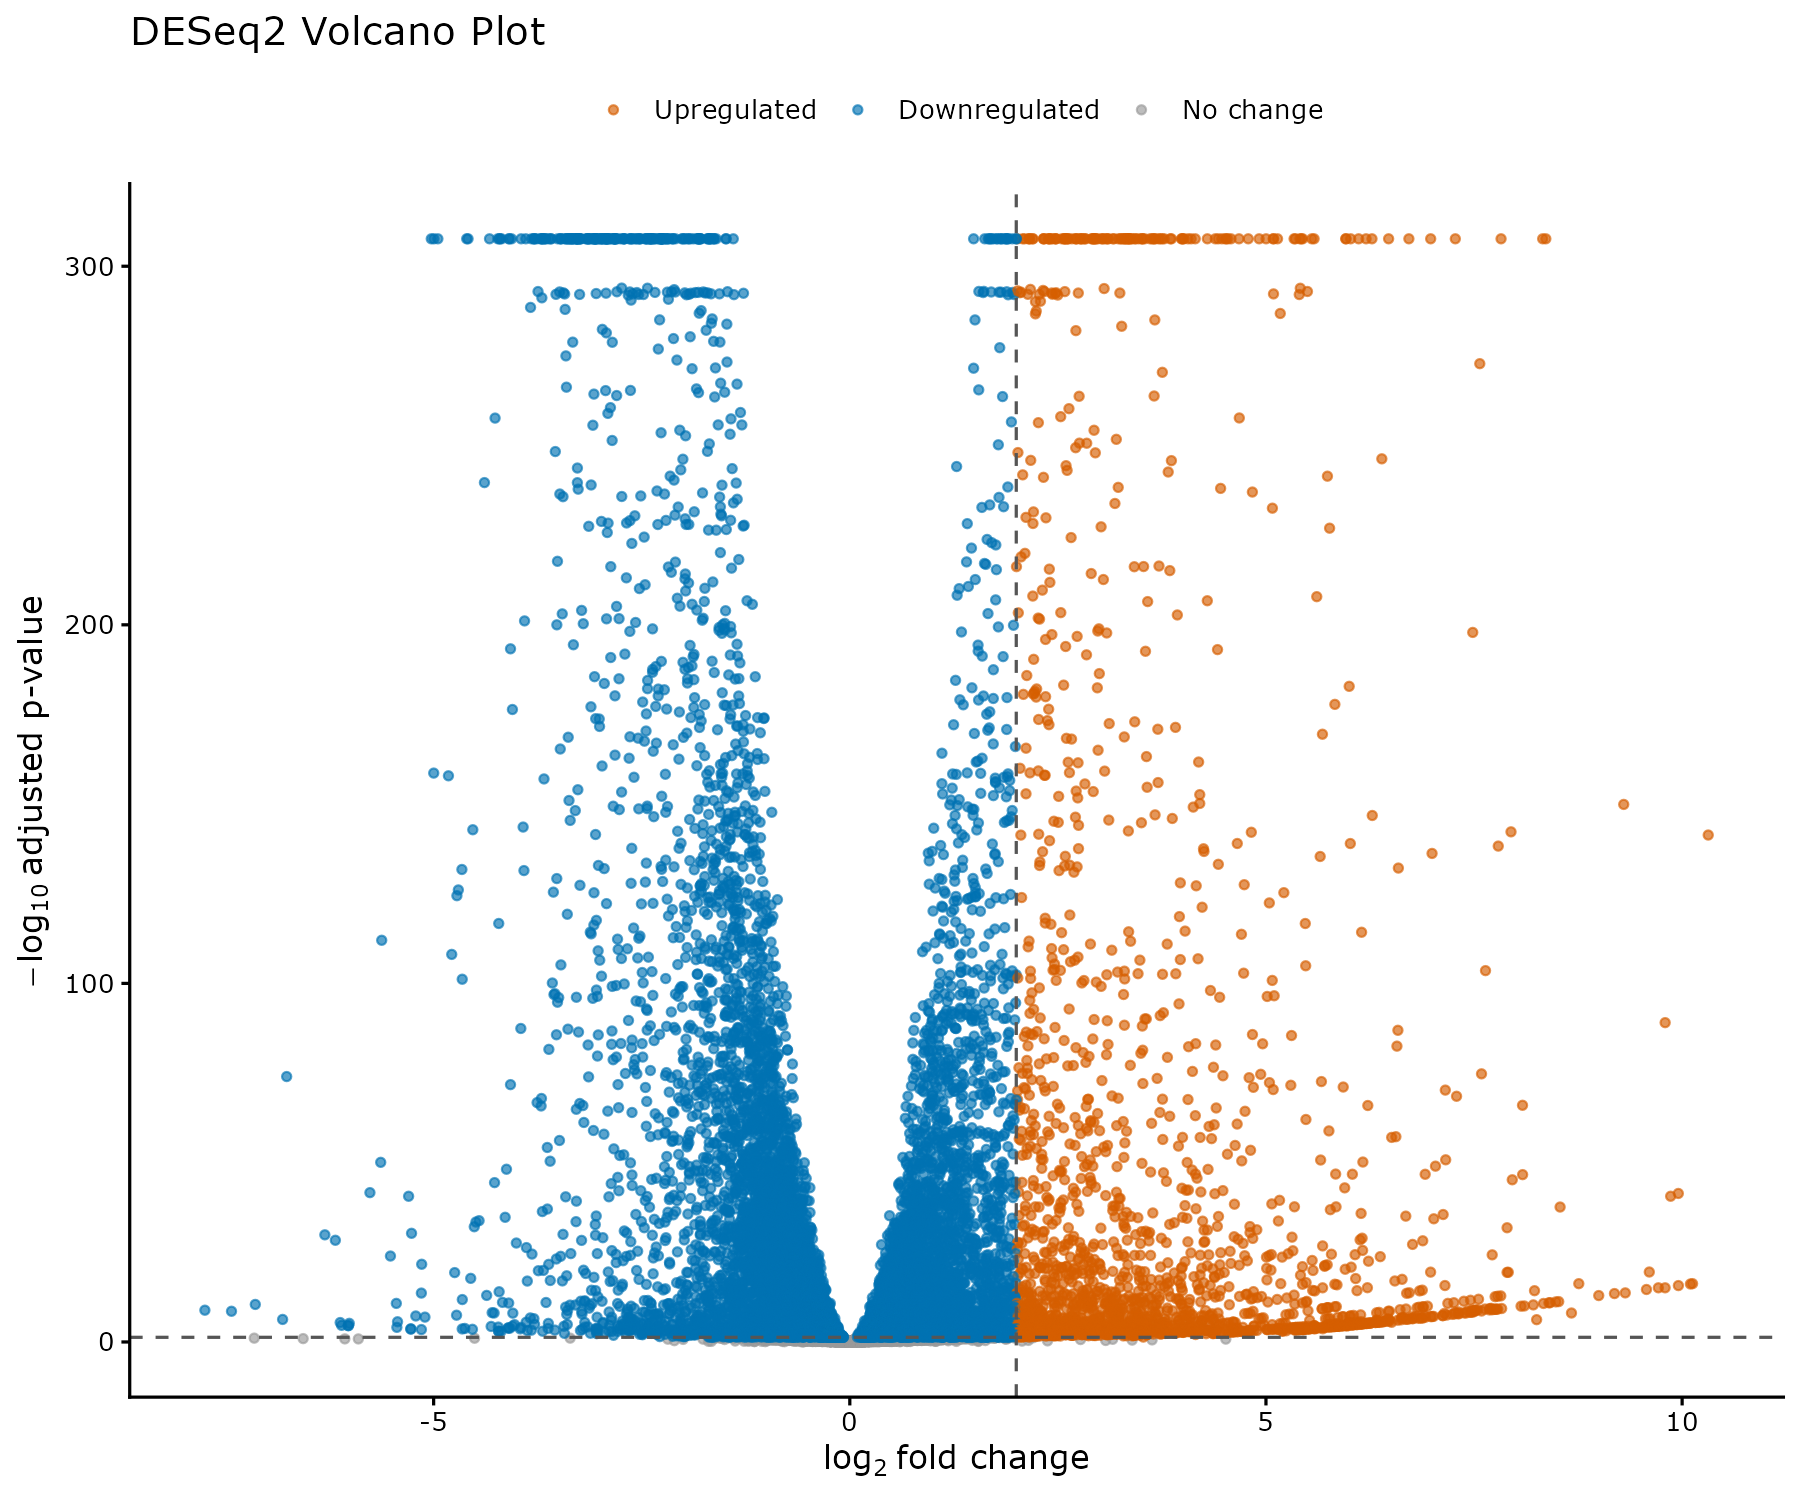

Write the R code that produced this figure.
library(tidyverse)

input_file <- "DESeq2_results.tsv"
output_file <- "volcano.png"

results <- read_tsv(input_file, show_col_types = FALSE)
required_columns <- c("log2FoldChange", "padj")
if (!all(required_columns %in% names(results))) {
  stop("Input must contain log2FoldChange and padj columns.")
}
if (!all(vapply(results[required_columns], is.numeric, logical(1)))) {
  stop("log2FoldChange and padj must be numeric.")
}

results <- results %>%
  mutate(regulation = case_when(
    is.finite(log2FoldChange) & padj < 0.05 & log2FoldChange >= 2 ~ "Upregulated",
    is.finite(log2FoldChange) & padj < 0.05 & log2FoldChange <= 2 ~ "Downregulated",
    TRUE ~ "No change"
  ))

plot_data <- results %>%
  filter(is.finite(log2FoldChange), is.finite(padj), between(padj, 0, 1)) %>%
  mutate(neg_log10_padj = -log10(pmax(padj, .Machine$double.xmin))) %>%
  arrange(regulation != "No change")
if (nrow(plot_data) == 0) {
  stop("No genes have finite log2FoldChange and valid padj values to plot.")
}

colors <- c(
  "Upregulated" = "#D55E00",
  "Downregulated" = "#0072B2",
  "No change" = "#999999"
)

volcano_plot <- ggplot(plot_data, aes(log2FoldChange, neg_log10_padj, color = regulation)) +
  geom_point(alpha = 0.65, size = 1.2) +
  geom_vline(xintercept = 2, linetype = "dashed", color = "#555555") +
  geom_hline(yintercept = -log10(0.05), linetype = "dashed", color = "#555555") +
  scale_color_manual(values = colors, breaks = names(colors), drop = FALSE) +
  labs(title = "DESeq2 Volcano Plot", color = NULL,
       x = expression(log[2] ~ "fold change"),
       y = expression(-log[10] ~ "adjusted p-value")) +
  theme_classic(base_size = 12) +
  theme(legend.position = "top")

ggsave(output_file, plot = volcano_plot, width = 9, height = 7.5, dpi = 200)
message("Saved volcano plot to ", output_file)
